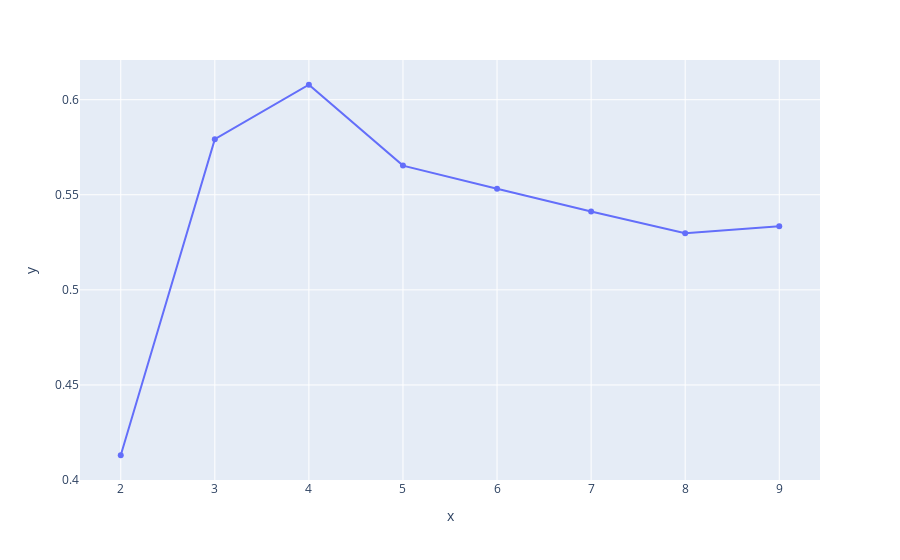

Here is the notebook cell this chart was saved with:
### Code cell
from sklearn.decomposition import PCA
from sklearn.cluster import AgglomerativeClustering
sscore = []

for i in range(2,10):
    clusters = AgglomerativeClustering(
        n_clusters = i, # Number of clusters to find
        # linkage="ward", #default
        linkage="average",
    ).fit(
        a4_data_df
    )
    
    silhouette_avg = silhouette_score(a4_data_df, clusters.labels_)
    sscore.append(silhouette_avg)
    
px.line(y = sscore,x = range(2,10), markers=True)

### Figure 1 — Plotly figure (JSON) as saved in the notebook; plotly's stock layout.template omitted (floating-point values rounded to 4 significant figures)
{"data": [{"hovertemplate": "x=%{x}<br>y=%{y}<extra></extra>", "legendgroup": "", "line": {"color": "#636efa", "dash": "solid"}, "marker": {"symbol": "circle"}, "mode": "lines+markers", "name": "", "orientation": "v", "showlegend": false, "type": "scatter", "x": [2, 3, 4, 5, 6, 7, 8, 9], "xaxis": "x", "y": [0.413, 0.5792, 0.6079, 0.5653, 0.5532, 0.5412, 0.5298, 0.5334], "yaxis": "y"}], "layout": {"legend": {"tracegroupgap": 0}, "margin": {"t": 60}, "xaxis": {"anchor": "y", "domain": [0, 1], "title": {"text": "x"}}, "yaxis": {"anchor": "x", "domain": [0, 1], "title": {"text": "y"}}}}
